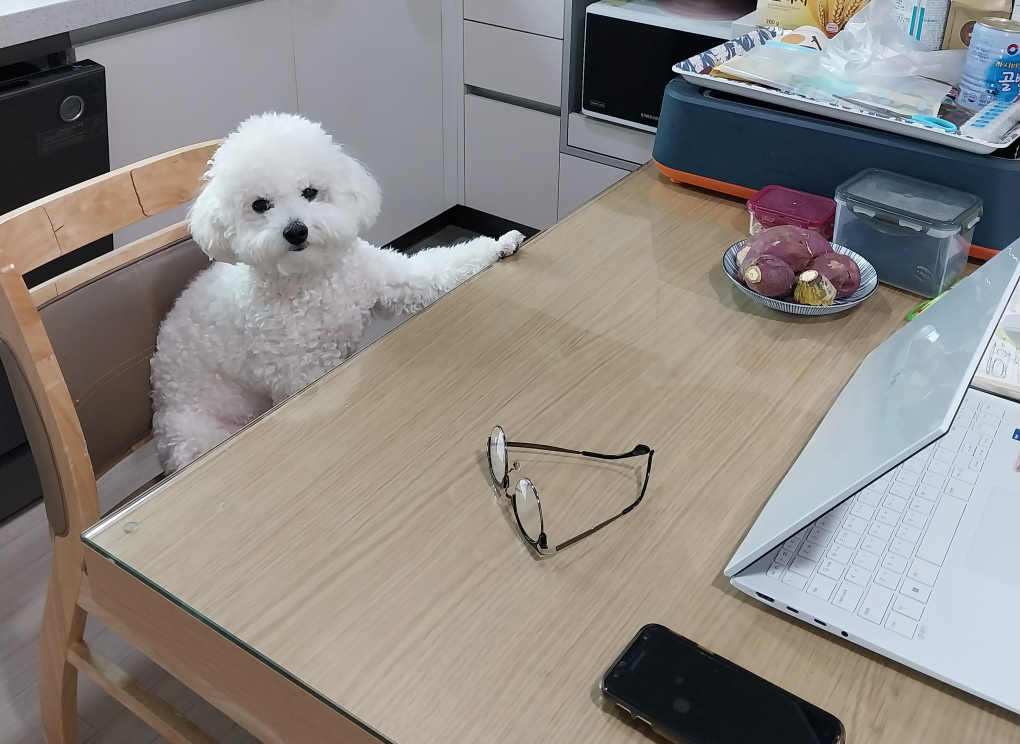
//> input picture DirectConv/CPU/bonggu.JPG, 3060 x 2232 px (shown at 1/3 size)
$ ./cpu-conv   (built with g++ and OpenCV 4)
//> lines starting //> are read from the running program, lines starting //| are printed output that depends on the picture
#include <iostream>
#include <time.h>

#include <opencv2/core.hpp>
#include <opencv2/imgcodecs.hpp>
#include <opencv2/highgui.hpp>
#include <opencv2/imgproc.hpp>

using namespace std;


int main(void) {
    int width = 480;
    int height = 480;
    int kernel_size = 3;
    int stride = 1;
    int padding = 1;

    cv::Mat Color_Img = cv::imread("bonggu.JPG");
//> Color_Img is the input picture: 2232 rows x 3060 cols, CV_8UC3; mean B, G, R 132.3, 136.5, 141.1
	cv::Mat Resize_Img;
	cv::Mat Gray_Img;

    cv::Mat Result;

	cv::resize(Color_Img, Resize_Img, cv::Size(height, width));
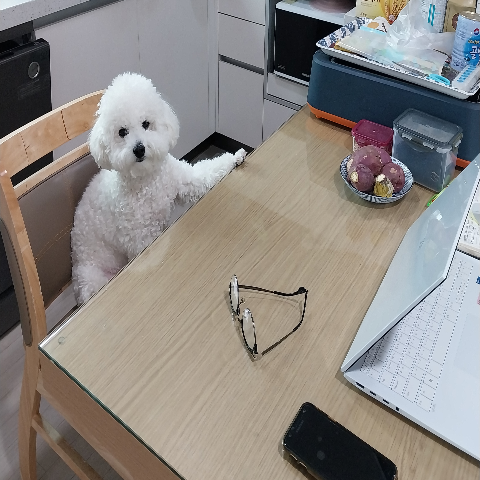
//> Resize_Img: 480 rows x 480 cols, CV_8UC3; mean B, G, R 132.1, 136.4, 141
    cv::cvtColor(Resize_Img, Gray_Img, cv::COLOR_BGR2GRAY);
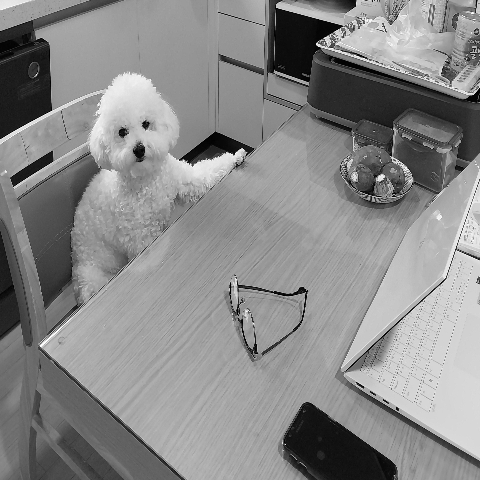
//> Gray_Img: 480 rows x 480 cols, CV_8UC1; min 0, max 255, mean 137.3

    clock_t start = clock();
    cv::Sobel(Gray_Img, Result, CV_8UC1, 1, 0);
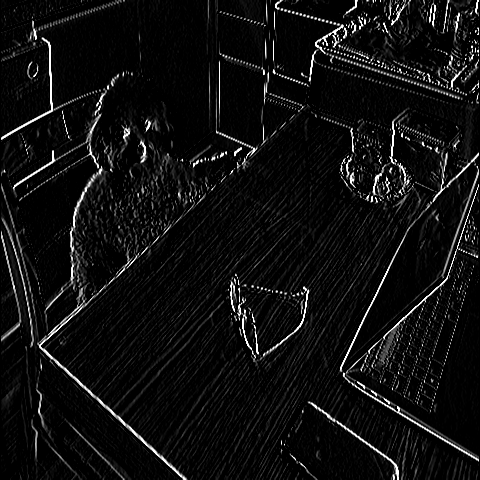
//> Result: 480 rows x 480 cols, CV_8UC1; min 0, max 255, mean 15.6
    clock_t end = clock();
    double execution_time = (double) (end - start) / CLOCKS_PER_SEC;
    printf("Execution time: %d usec\n", (int) (execution_time * 1000000));
    cv::imshow("Input", Gray_Img);
    cv::imshow("Output", Result);
    cv::waitKey(0);
    return 0;
}
